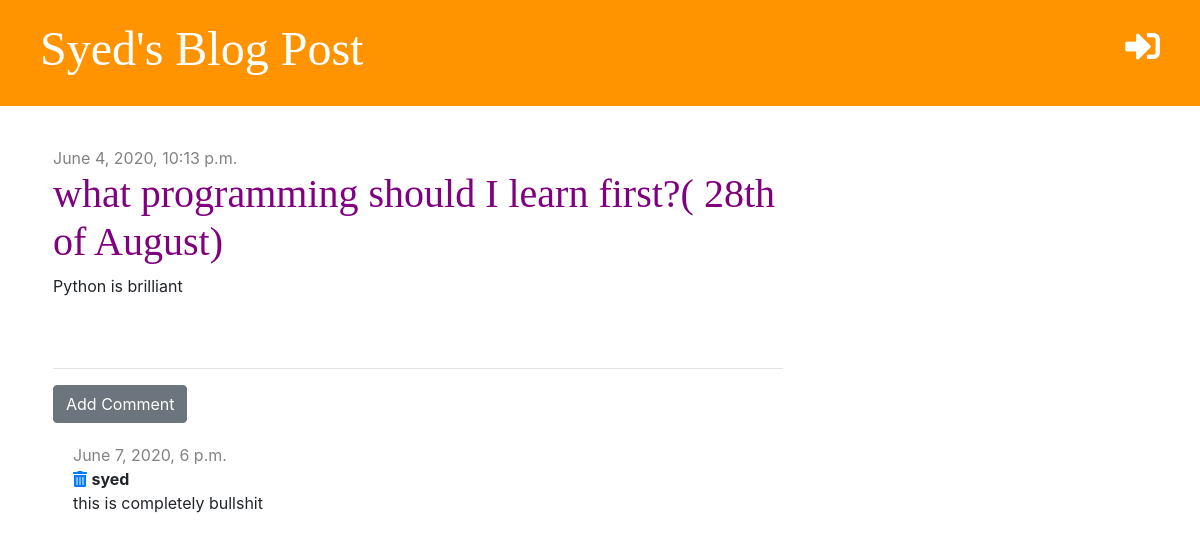
Before: /post/2/ with the older database file.
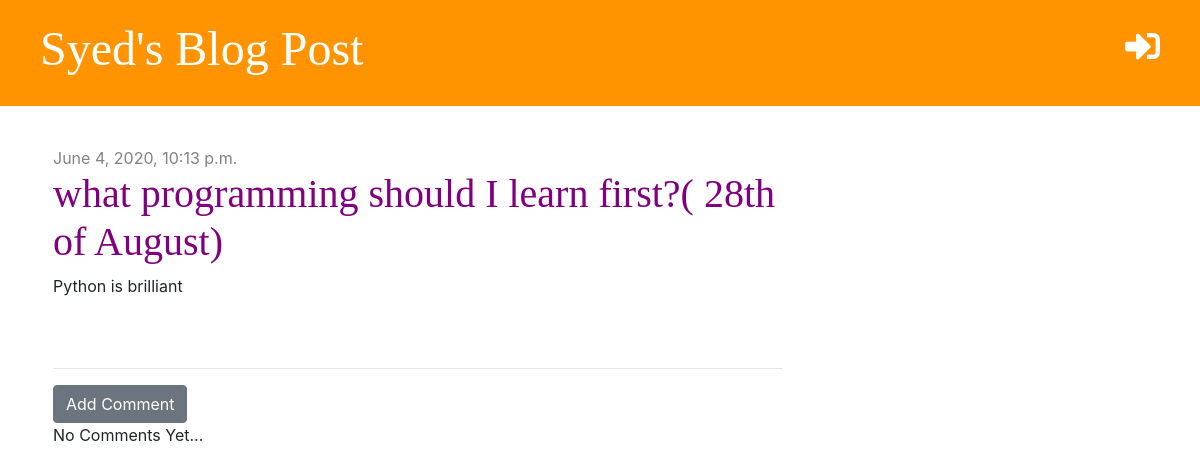
After: the same page with the newer database file.
### blog/models.py (models this page shows, shortened)
class Comment(models.Model):
    post=models.ForeignKey('blog.Post',on_delete=models.CASCADE,related_name='comments')
    auther=models.CharField(max_length=200)
    text=models.TextField()
    created_date=models.DateTimeField(default=timezone.now)

### blog/views.py (the view)
# urls.py: path('post/<int:pk>/',views.post_detail, name='post_detail'),
def post_detail(request,pk):
    post= get_object_or_404(Post,pk=pk)
    stuff_for_frontend={'post':post}
    return render(request,'blog/post_detail.html',stuff_for_frontend)

### blog/templates/blog/post_detail.html (shortened to what this page needs)
{% extends 'blog/base.html'%}
{% block content %}
    <div class='post'>
        {% if post.published_date %}
        <div class='date'>
            {{post.published_date}}
        </div>
        {% else %}
        <a href="{% url 'post_publish' pk=post.pk %}" class='btn btn-primary'> Publish </a>
        {% endif %}
        <h1>{{post.title}}</h1>
        <p>{{post.text|linebreaksbr}}</p>
    </div>
    <hr>
    <a href="{% url 'add_comment_to_post' pk=post.pk %}"class="btn btn-secondary">Add Comment</a>
    {% for comment in post.comments.all %}
    <div class='comment'>
        <div class="date">
            {{comment.created_date}}
        </div>
        <a href="{% url 'comment_remove' pk=comment.pk %}"><i class="fas fa-trash-alt"></i></a>
        <strong>{{comment.auther}}</strong>
        <p> {{comment.text }}</p>
    </div>
    {% empty %}
        <p>No Comments Yet...</p>
    {% endfor %}
{% endblock %}

Changed rows visible on the page:
removed Comment: created_date "June 7, 2020, 6 p.m.", auther "syed", text "this is completely bullshit"
Other visible differences:
text now shown: "No Comments Yet..."
